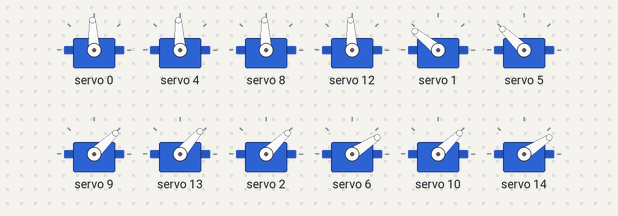
Bench run of a sketch on a simulated Arduino Uno, built with avr-gcc and run on an emulated ATmega328P. Parts: 12 × servo.

Above: at 1.05 s.
At 1.6 s:
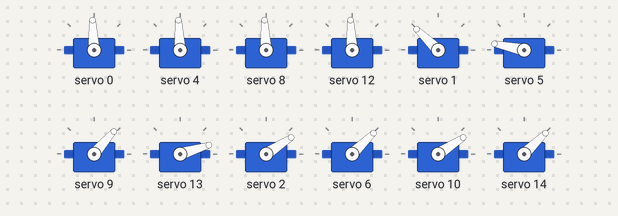
At 2.2 s:
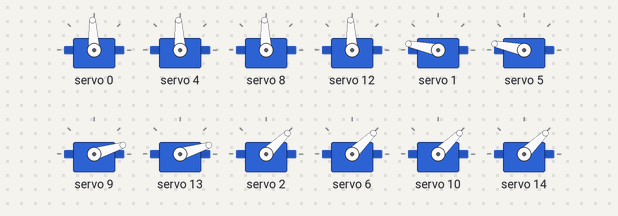
Timing chart, 0 to 4.0 s (numbered marks = the images above):
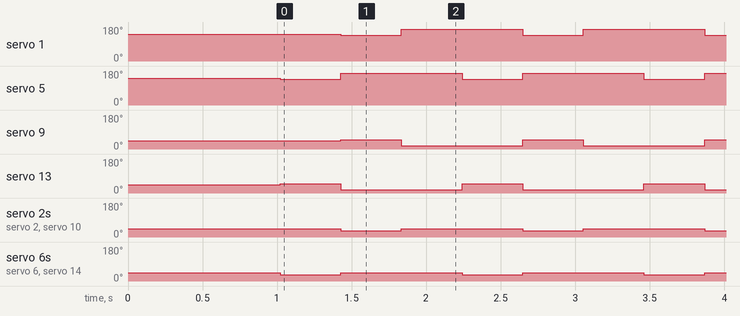

Measured:
- by itself, servo 1: alternates 168° for 0.82 s and 136° for 0.40 s
- by itself, servo 5: alternates 168° for 0.81 s and 136° for 0.41 s
- by itself, servo 9: alternates 49° for 0.40 s and 17° for 0.82 s
- by itself, servo 13: alternates 49° for 0.41 s and 17° for 0.81 s
- by itself, servo 2, servo 10: alternates 44° for 0.82 s and 33° for 0.40 s
- by itself, servo 6, servo 14: alternates 44° for 0.81 s and 33° for 0.41 s

The sketch:

S.P.A.R.K_walking_troubleshoot.ino
```cpp
/* S.P.A.R.K_walking_troubleshoot
   Project: S.P.A.R.K
   Start date: 11 June 2023
   Last edited:13 June 2023
   Info:

Figuring out the issues with S.P.A.R.K's ability to walk.

Issues have been resolved.

   Made by Nathan-Busse
*/

// Calling Libraries

#include <Adafruit_PWMServoDriver.h>
#include <Wire.h>

// Declaring pins

// Pin declarations
#define Coxae_A 0
#define Femur_A 1
#define Tibia_A 2

#define Coxae_B 4
#define Femur_B 5
#define Tibia_B 6

#define Coxae_C 8
#define Femur_C 9
#define Tibia_C 10

#define Coxae_D 12
#define Femur_D 13
#define Tibia_D 14

/* Standing leg positions
   ----------------------
*/

// Left legs
#define FL_stand 135
#define TL_stand 45

// Right legs
#define FR_stand 45
#define TR_stand 45


/* Walking leg positions
   ---------------------
*/

// Left legs
#define TL_rise 35
#define FL_forward 130
#define TL_lower 45
#define FL_back 160

// Right legs
#define TR_rise 35
#define FR_forward 50
#define TR_lower 45
#define FR_back 20


/* Coxae positions
   ---------------
*/
#define CL_idle 90
#define CR_idle 90

/* Time delay
   ----------
*/
#define stand 1000
#define hold 400

/* PWM setup
   ---------
*/
#define MIN_PulseLength 500
#define MAX_PulseLength 2500
#define MED_PulseLength 2500
#define Frequency 50  // 50 HRz

Adafruit_PWMServoDriver pwm = Adafruit_PWMServoDriver();
int degrees;

void setup() {
  pwm.begin();
  pwm.setPWMFreq(Frequency);

  // Standing
  pwm.setPWM(Coxae_A, 0, pulseWidth(CL_idle));
  pwm.setPWM(Coxae_B, 0, pulseWidth(CL_idle));
  pwm.setPWM(Coxae_C, 0, pulseWidth(CR_idle));
  pwm.setPWM(Coxae_D, 0, pulseWidth(CR_idle));

  pwm.setPWM(Femur_A, 0, pulseWidth(FL_stand));
  pwm.setPWM(Femur_B, 0, pulseWidth(FL_stand));
  pwm.setPWM(Femur_C, 0, pulseWidth(FR_stand));
  pwm.setPWM(Femur_D, 0, pulseWidth(FR_stand));

  pwm.setPWM(Tibia_A, 0, pulseWidth(TL_stand));
  pwm.setPWM(Tibia_B, 0, pulseWidth(TL_stand));
  pwm.setPWM(Tibia_C, 0, pulseWidth(TR_stand));
  pwm.setPWM(Tibia_D, 0, pulseWidth(TR_stand));
  delay(stand);
}

void loop() {

  // Walking
  pwm.setPWM(Coxae_A, 0, pulseWidth(CL_idle));
  pwm.setPWM(Coxae_B, 0, pulseWidth(CL_idle));
  pwm.setPWM(Coxae_C, 0, pulseWidth(CR_idle));
  pwm.setPWM(Coxae_D, 0, pulseWidth(CR_idle));


// Back legs
  // Rise
  pwm.setPWM(Tibia_D, 0, pulseWidth(TR_rise));
  pwm.setPWM(Tibia_B, 0, pulseWidth(TL_rise));
  pwm.setPWM(Femur_D, 0, pulseWidth(FR_forward));
  pwm.setPWM(Femur_B, 0, pulseWidth(FL_forward));
  delay(hold);

  // Lower
  pwm.setPWM(Tibia_D, 0, pulseWidth(TR_lower));
  pwm.setPWM(Tibia_B, 0, pulseWidth(TL_lower));
  pwm.setPWM(Femur_D, 0, pulseWidth(FR_back));
  pwm.setPWM(Femur_B, 0, pulseWidth(FL_back));

// Front legs
  // Rise
  pwm.setPWM(Tibia_A, 0, pulseWidth(TL_rise));
  pwm.setPWM(Tibia_C, 0, pulseWidth(TR_rise));
  pwm.setPWM(Femur_A, 0, pulseWidth(FL_forward));
  pwm.setPWM(Femur_C, 0, pulseWidth(FR_forward));
  delay(hold);
  // Lower
  pwm.setPWM(Tibia_A, 0, pulseWidth(TL_lower));
  pwm.setPWM(Tibia_C, 0, pulseWidth(TR_lower));
  pwm.setPWM(Femur_A, 0, pulseWidth(FL_back));
  pwm.setPWM(Femur_C, 0, pulseWidth(FR_back));
  delay(hold);
}

/* Pulsewidth declaration
   ----------------------
*/
int pulseWidth(int angle) {
  int pulse_wide, analog_value;
  pulse_wide = map(angle, 0, 180, MIN_PulseLength, MAX_PulseLength);
  analog_value = int(float(pulse_wide) / 1000000 * Frequency * 4096);
  Serial.println(analog_value);
  return analog_value;
}
```
